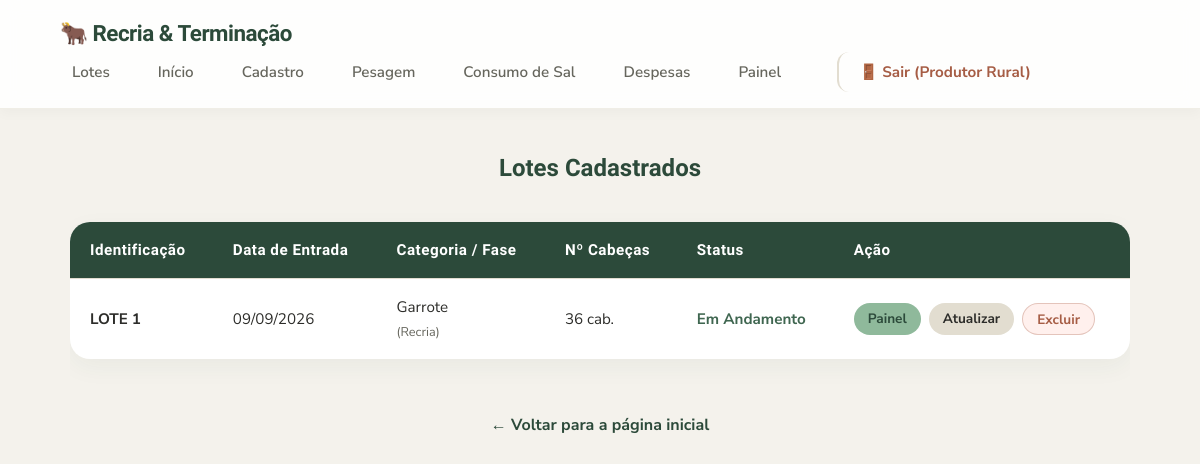
/lotes (signed in), run on an earlier commit of the app's database.
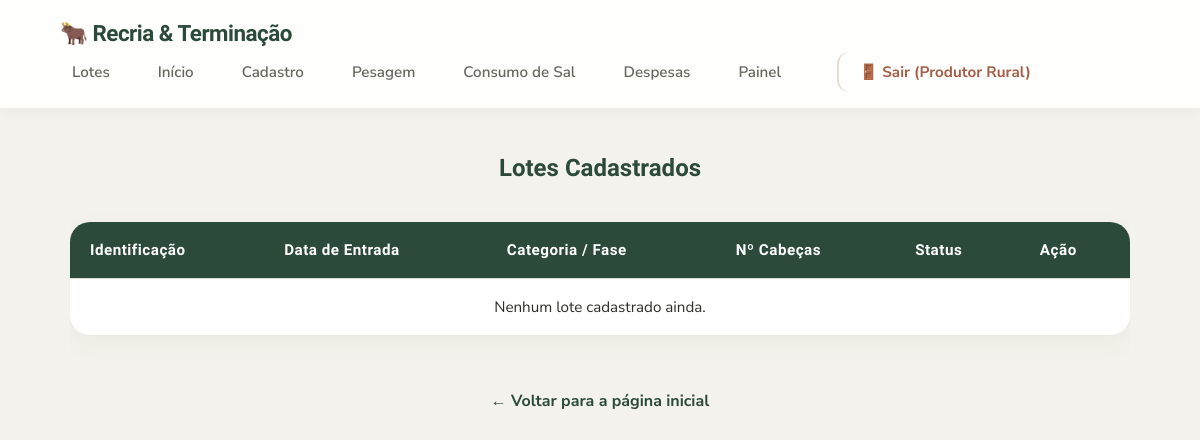
And on a later commit of the database.
### tables this page shows
CREATE TABLE lotes (
                    id INTEGER PRIMARY KEY AUTOINCREMENT,
                    identificacao TEXT NOT NULL,
                    fase_atual TEXT NOT NULL,
                    categoria_animal TEXT,
                    data_inicio TEXT,
                    qtd_cabecas INTEGER,
                    custo_bezerro_unitario REAL,
                    custo_total_compra REAL,
                    valor_venda_total REAL,
                    total_arrobas_vendidas REAL,
                    status TEXT DEFAULT 'Em Andamento'
                );

### app.py (the view)
@app.route('/lotes')
def lotes():
    conexao = conectar()
    try:
        lista_lotes = conexao.execute('SELECT * FROM lotes ORDER BY id DESC').fetchall()
    finally:
        conexao.close()
    return render_template('lotes.html', lotes=lista_lotes)

### app.py (called while the page is built)
@app.before_request
def verificar_login():
    rotas_livres = ['login', 'static']
    if request.endpoint not in rotas_livres and 'usuario_id' not in session:
        return redirect(url_for('login'))

@app.template_filter('data_br')
def data_br(data_iso):
    if not data_iso:
        return "Não informada"
    try:
        obj_data = datetime.strptime(data_iso, '%Y-%m-%d')
        return obj_data.strftime('%d/%m/%Y')
    except:
        return data_iso

### config_banco.py (called while the page is built)
def conectar():
    conexao = sqlite3.connect('dados.db')
    conexao.row_factory = sqlite3.Row
    conexao.execute('PRAGMA foreign_keys = ON;')
    return conexao

### templates/lotes.html (shortened to what this page needs)
{% extends "base.html" %}
{% block conteudo %}
<h2>Lotes Cadastrados</h2>
<div style="overflow-x: auto; width: 100%;">
    <table>
        <thead>
            <tr>
                <th>Identificação</th>
                <th>Data de Entrada</th>
                <th>Categoria / Fase</th>
                <th>Nº Cabeças</th>
                <th>Status</th>
                <th>Ação</th>
            </tr>
        </thead>
        <tbody>
            {% for lote in lotes %}
            <tr>
                <td><strong>{{ lote.identificacao }}</strong></td>
                <td>{{ lote.data_inicio | data_br }}</td>
                <td>{{ lote.categoria_animal or '—' }} <br> <small style="color: var(--texto-suave);">({{ lote.fase_atual }})</small></td>
                <td>{{ lote.qtd_cabecas or 0 }} cab.</td>
                <td>
                    {% if lote.status == 'Finalizado' %}
                        <span style="color: #A65D45; font-weight: bold;">{{ lote.status }}</span>
                    {% else %}
                        <span style="color: #3F6650; font-weight: bold;">{{ lote.status or 'Em Andamento' }}</span>
                    {% endif %}
                </td>
                <td>
                    <div class="grupo-botoes-tabela">
                        <a class="botao btn-tabela" href="{{ url_for('painel', lote_id=lote.id) }}">Painel</a>
                        <a class="botao btn-tabela-secundario" href="{{ url_for('editar_lote', id=lote.id) }}">Atualizar</a>
                        <form action="{{ url_for('excluir_lote', id=lote.id) }}" method="POST" class="form-excluir" onsubmit="return confirm('ATENÇÃO: Tem certeza que deseja excluir o lote \'{{ lote.identificacao }}\'?\n\nTodas as despesas e pesagens associadas a ele também serão apagadas para sempre.');">
                            <button type="submit" class="excluir btn-tabela-excluir">Excluir</button>
                        </form>
                    </div>
                </td>
            </tr>
            {% else %}
            <tr>
                <td colspan="6" style="text-align: center;">Nenhum lote cadastrado ainda.</td>
            </tr>
            {% endfor %}
        </tbody>
    </table>
</div>
<a class="voltar" href="{{ url_for('index') }}">← Voltar para a página inicial</a>
{% endblock %}

What changed in the data, as far as the page shows it:
removed lotes: identificacao "LOTE 1", data_inicio|data_br "09/09/2026", categoria_animal "Garrote", fase_atual "Recria", qtd_cabecas "36", status "Em Andamento"
Also different on the page:
text now shown: "Nenhum lote cadastrado ainda."
